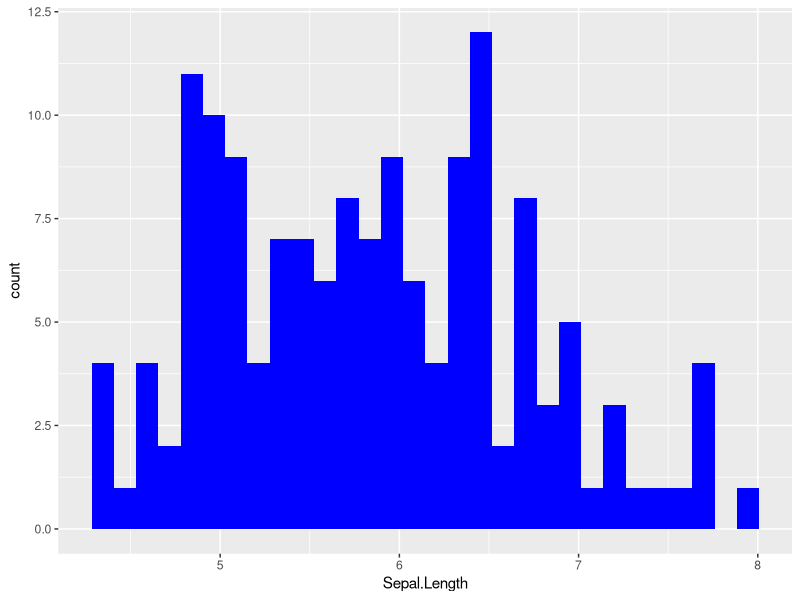

Write R code to recreate this figure.
## ---- chunk 1
knitr::opts_chunk$set(echo = TRUE)
library(tidyverse)
## ---- chunk 2
ggplot(iris, aes(x = Sepal.Length)) + geom_histogram(fill = "blue") -> p
ggsave("practice_plot.png", p)
